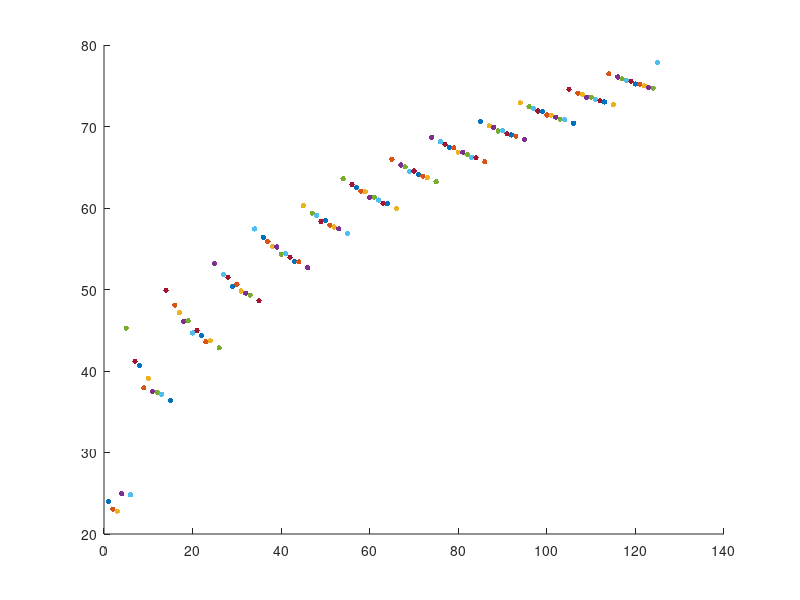

MATLAB code for this plot:
p=0;
lastP = 0;
lastJump = 0;
limit = 1000000;
figure();
hold on
for n=1:limit
    sum = 0;
    for k=0:floor(13/20*n)

        cnk = nchoosek(n,k);
        sum = sum + 3^k*2^(n-k)/(5^n) * cnk;

    end
    p1 = sum;

    sum = 0;
    for k=n:-1:floor(11/20*n)+1

        cnk = nchoosek(n,k);
        sum = sum + 3^k*2^(n-k)/(5^n) * cnk;

    end
    p2 = sum;
    p = p1 * p2;
    scatter(n,p*100,15,'filled','g');
    drawnow;
    
    
    
    if(lastP >= 0.74 && p > lastP)
        break;
    end
    
    if(p > lastP)
       lastJump = n;
    end
    lastP = p;
end
disp(lastJump);